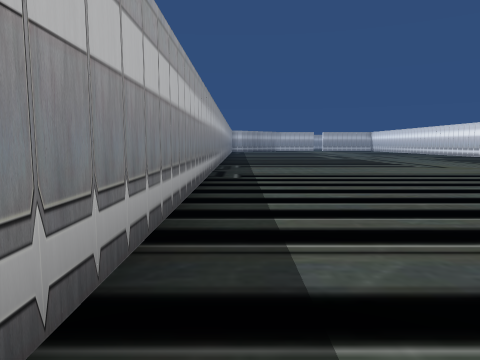
View 1 (above)

13 first-person views from a walk through a Unity game level. The camera is 1.5 m above the floor, tilts 6° down and sees 70° across. The floor is counted in squares, 2 m on a side. Each view is taken from the middle of a square. On the plan, view 1 faces up. The plan holds only what a view shows up to about 11 squares ahead; the rest is blank. The place goes on beyond the plan. Door leaves are left out, so doorways stand open.

View 2
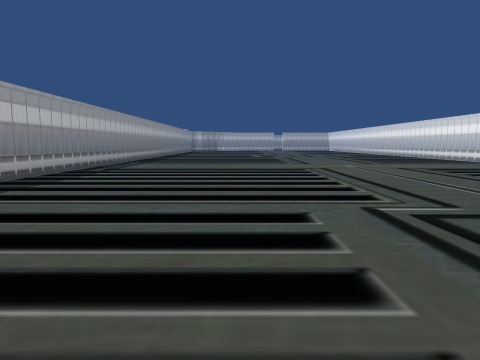

View 3
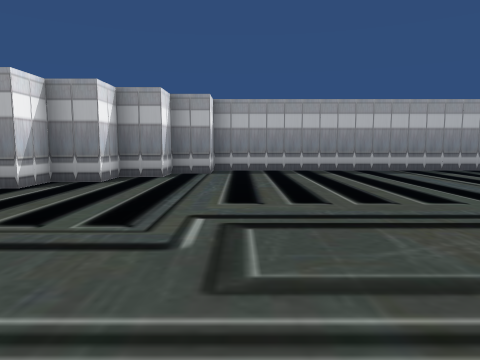

View 4
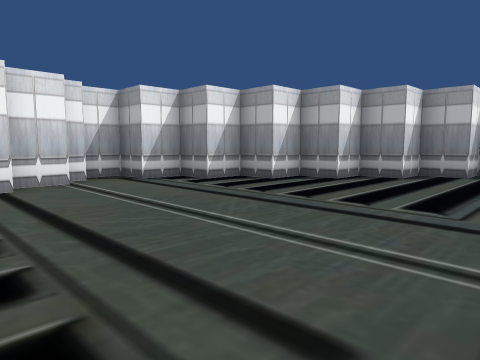

View 5
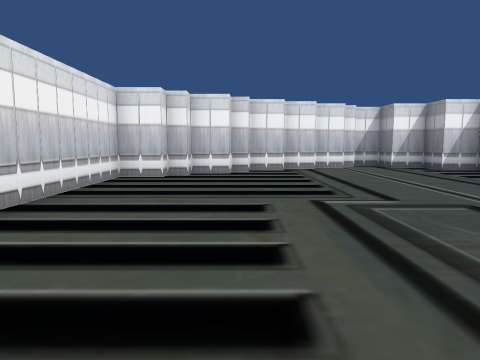

View 6
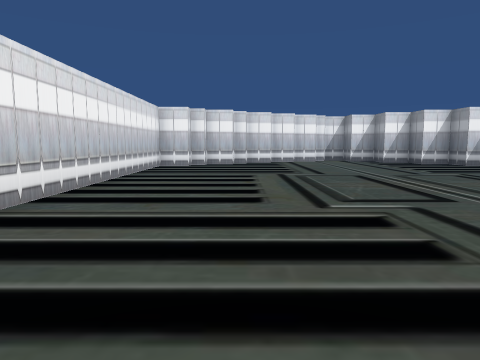

View 7
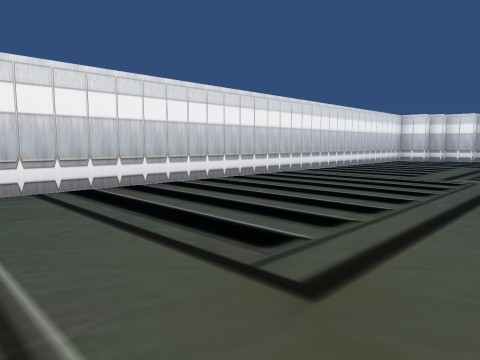

View 8
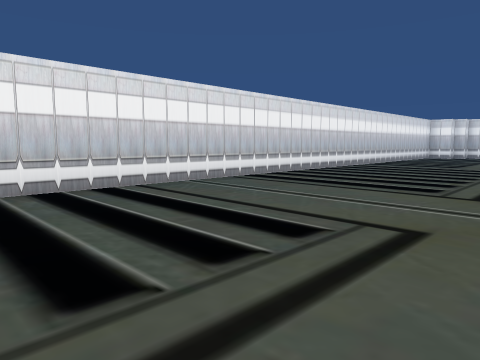

View 9
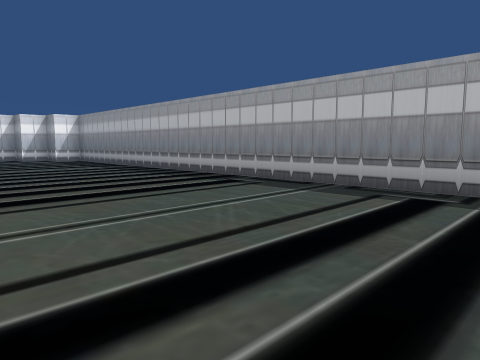

View 10
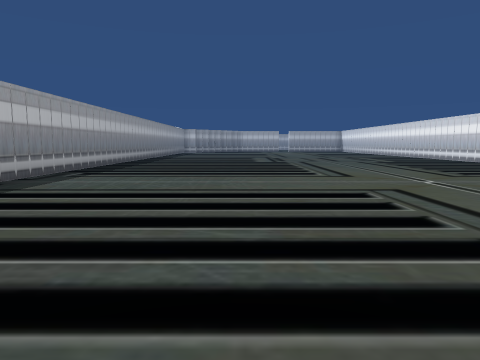

View 11
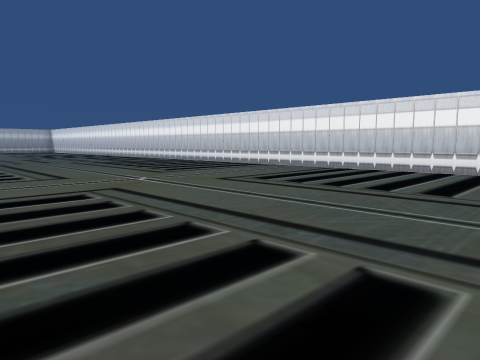

View 12
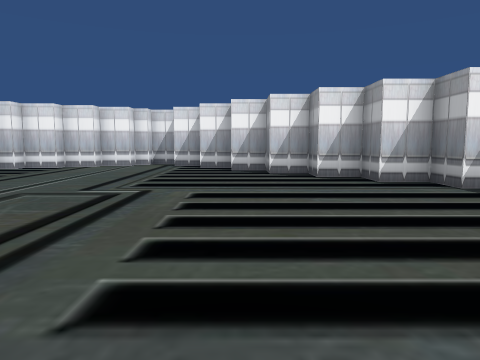

View 13
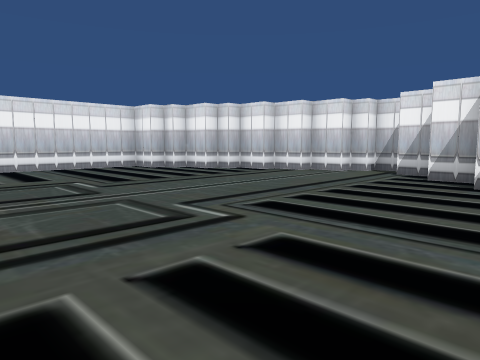

### Floor plan
Points are (right, up) in squares from view 1. A wall is a line through its corners. A room is listed if a view was taken in it or the views show most of it. See-through windows are left out.
Room 1 (views 1, 2, 3, 4, 5, 6, 7, 8, 9, 10, 11, 12, 13)
walls: (-0.7, 14.1) (-0.7, -2.7) (0.2, -2.7) (0.2, -3.7) (1.2, -3.7) (1.2, -4.7) (2.2, -4.7) (2.2, -5.7) (3.2, -5.7) (3.2, -6.7) (4.2, -6.7) (4.2, -7.8) (5.2, -7.8) (5.2, -8.7) (6.2, -8.7) (6.2, -9.7) (7.2, -9.7) (7.2, -9.2) (7.7, -9.2) (7.7, -8.7) (8.7, -8.7) (8.7, -8.3) (9.7, -8.3) (9.7, -7.8) (10.7, -7.8) (10.7, -7.3) (11.2, -7.3) (11.2, -6.7) (12.2, -6.7) (12.2, -6.3) (12.7, -6.3) (12.7, -5.7) (13.7, -5.7) (13.7, 13.1)

Where each view was taken, in squares from view 1:
view 1: 0 up, 0 right, facing up
view 2: 2 down, 4 right, facing up
view 3: 2 down, 9 right, facing left
view 4: 2 down, 10 right, facing down-left
view 5: 2 up, 11 right, facing down
view 6: 6 up, 11 right, facing down
view 7: 10 up, 8 right, facing down-right
view 8: 14 up, 8 right, facing down-right
view 9: 13 up, 5 right, facing down-left
view 10: 3 up, 4 right, facing up
view 11: 3 up, 4 right, facing up-right
view 12: 3 up, 4 right, facing down
view 13: 0 up, 3 right, facing down-right
